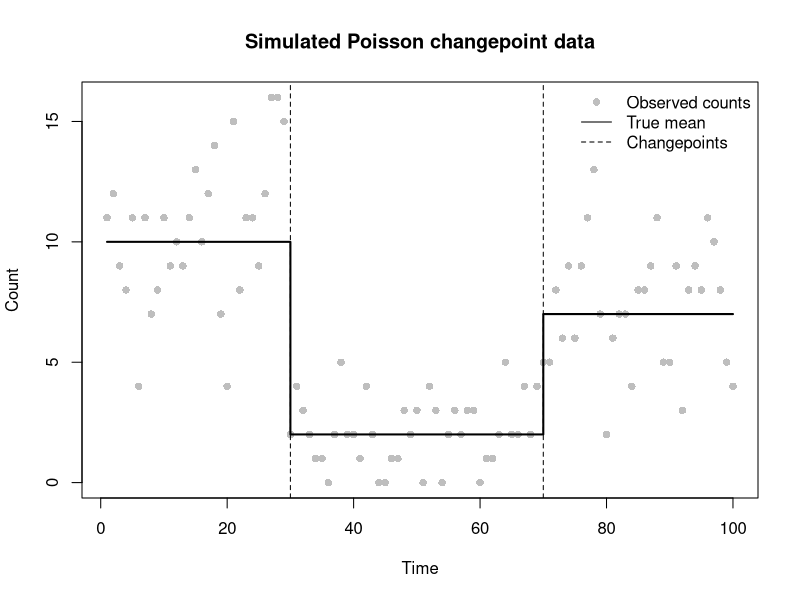
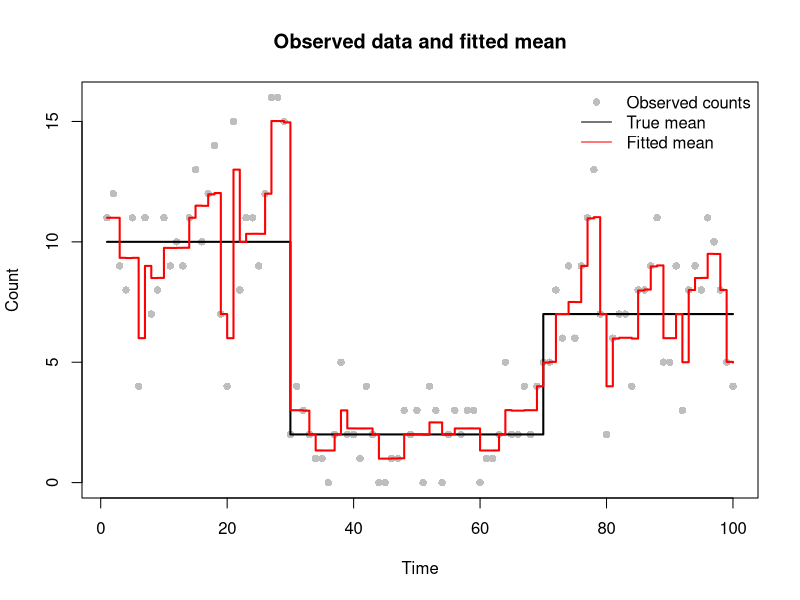
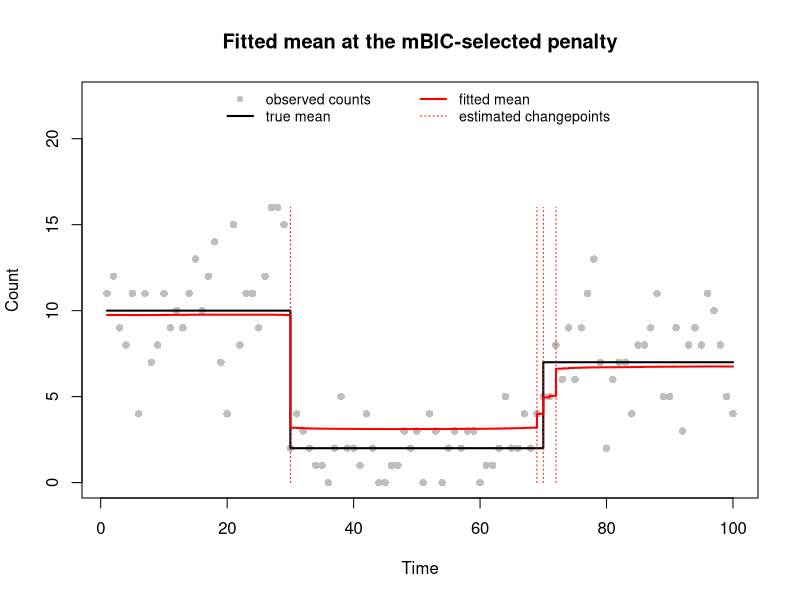

The R script that drew these images, in order:
# Aishah ALmubarak   S2957708
# Yizhen Ge          S3027690
# Ziyi Wang          S2945970

# Team Member Contributions
# Ziyi Wang        Q1-3
# Aishah ALmubarak Q4-5
# Yizhen Ge        Q6-7


## Purpose of this script:
# estimate changepoints in poisson count data using a smoothed lasso
# penalty. the mean count is modelled as a baseline plus a change at
# each time step, on the log scale; the penalty shrinks most changes
# to (near) zero so that only genuine changepoints remain.

# What the script does:
# 1. simulate 100 poisson counts with two known changepoints
# 2. define the penalised objective, its gradient and hessian, and
#    check the derivatives by finite differencing
# 3. fit the model by bfgs at lambda = 1 and compare with the truth
# 4. choose lambda by minimising the modified bic over a grid, using
#    the effective degrees of freedom to count changepoints
# 5. refit at the best lambda, estimate the number of changepoints
#    and locate them at the largest changes, and plot the fit
# 6. assess uncertainty by parametric bootstrap: resimulate from the
#    fitted mean, refit B = 200 times, and bias-correct the mean and
#    its 95% confidence bands
# 7. produce a final plot of the data, true mean, fitted mean, the
#    bias-corrected mean and its 95% confidence limits

#STEP 1
#simulate 100 independent poisson counts with two known changepoints
#the mean changes from 10 to 2 at time 30 and from 2 to 7 at time 70
#the simulated counts are used to test the estimation method

set.seed(12345)
n <- 100
time <- 1:n
tau_true <- c(1, 30, 70, n+1)
m_true <- length(tau_true)-2
theta_true <- c(10, 2, 7)

#assign a constant poisson mean to each segment
mu_true <- numeric(n)
for(i in seq_along(theta_true)){
  mu_true[tau_true[i]:(tau_true[i+1]-1)] <- theta_true[i]
}

#generate random counts using the true mean function
y <- rpois(n, lambda=mu_true)

#show the simulated counts, true means and changepoint positions
plot(time, y, pch=16, col="grey",
     xlab="Time", ylab="Count",
     main="Simulated Poisson changepoint data")
lines(time, mu_true, col="black", lwd=2, type="s")
abline(v=tau_true[-c(1,length(tau_true))], lty="dashed")

legend("topright",
       legend=c("Observed counts", "True mean", "Changepoints"),
       col=c("grey", "black", "black"),
       pch=c(16, NA, NA),
       lty=c(NA, 1, 2),
       bty="n")


#STEP 2
#calculate the smoothed lasso-penalised negative log-likelihood

#beta contains the initial log mean and subsequent changes in log mean
#beta[1] is the initial log mean, and beta[k] is the change at time k
#zero changes indicate that the mean remains constant

#y contains the observed poisson counts

#lambda controls the penalty strength and eps controls smoothing

#return a single objective value to be minimised

poission_lasso_objective <- function(beta, y, lambda=1, eps=1e-6){
  
  #recover positive poisson means from cumulative log changes
  eta <- cumsum(beta)
  mu <- exp(eta)
  
  #measure how well the model explains the observed counts
  neg_loglik <- -sum(dpois(y, lambda=mu, log=TRUE))
  
  #penalise changes in log mean, excluding the initial level
  penalty <- lambda*sum(sqrt(beta[-1]^2+eps))
  
  #combine data fit and penalty into one objective value
  objective <- neg_loglik+penalty
  
  return(objective)
}


#calculate the gradient of the penalised objective function
#use the same inputs as the objective function
#return one first derivative for each element of beta

poission_lasso_grad <- function(beta, y, lambda=1, eps=1e-6){
  
  #recover the poisson means from the current parameters
  eta <- cumsum(beta)
  mu <- exp(eta)
  
  #each beta affects its own and all later means
  #sum residuals backwards to obtain the likelihood gradient
  grad_loglik <- rev(cumsum(rev(mu-y)))
  
  #calculate the derivative of the smoothed penalty
  #the initial log mean is not penalised
  grad_penalty <- numeric(length(beta))
  grad_penalty[-1] <- lambda*beta[-1]/sqrt(beta[-1]^2+eps)
  
  #combine the likelihood and penalty gradients
  grad <- grad_loglik+grad_penalty
  
  return(grad)
}


#calculate the hessian of the penalised objective function
#use the same inputs as the objective function
#return a square matrix of second derivatives with respect to beta

poission_lasso_hess <- function(beta, y, lambda=1, eps=1e-6){
  
  #recover the poisson means from the current parameters
  n <- length(beta)
  eta <- cumsum(beta)
  mu <- exp(eta)
  
  #construct a matrix linking changes in log mean to each time point
  #each row includes the initial level and all earlier changes
  X <- matrix(0, n, n)
  X[lower.tri(X, diag=TRUE)] <- 1
  
  #calculate the curvature of the negative log-likelihood
  hess_loglik <- t(X) %*% (mu*X)
  
  #calculate the second derivatives of the smoothed penalty
  #the penalty contributes only to the diagonal
  hess_penalty <- numeric(n)
  hess_penalty[-1] <- lambda*eps/(beta[-1]^2+eps)^(3/2)
  
  #combine both parts into the full hessian matrix
  hess <- hess_loglik+diag(hess_penalty)
  
  return(hess)
}


#check the analytical gradient using finite differences
#change each beta slightly and compare objective values
#the numerical and analytical gradients should be close

beta_test <- c(log(mean(y)), rep(0, n-1))
step <- 1e-5
grad_fd <- numeric(n)

for(i in 1:n){
  beta1 <- beta_test
  beta2 <- beta_test
  
  beta1[i] <- beta1[i]+step
  beta2[i] <- beta2[i]-step
  
  objective1 <- poission_lasso_objective(beta1, y)
  objective2 <- poission_lasso_objective(beta2, y)
  
  grad_fd[i] <- (objective1-objective2)/(2*step)
}


#report the largest difference between the two gradients
max(abs(grad_fd-poission_lasso_grad(beta_test, y)))

#check the analytical hessian using finite differences
#change each beta and measure the change in the gradient
#the numerical and analytical hessians should be close

grad0 <- poission_lasso_grad(beta_test, y)
hess_fd <- matrix(0, n, n)

for(i in 1:n){
  beta1 <- beta_test
  beta2 <- beta_test
  
  beta1[i] <- beta1[i]+step
  beta2[i] <- beta2[i]-step
  
  grad1 <- poission_lasso_grad(beta1, y)
  grad2 <- poission_lasso_grad(beta2, y)
  
  hess_fd[i,] <- (grad1-grad2)/(2*step)
}

#report the largest difference between the two hessians
max(abs(hess_fd-poission_lasso_hess(beta_test, y)))



#STEP 3
#fit the poisson changepoint model using bfgs
#start with a constant mean equal to the observed sample mean
#use lambda=1 as an initial penalty value

beta_init <- c(log(mean(y)), rep(0, n-1))

fit <- optim(
  par=beta_init,
  fn=poission_lasso_objective,
  gr=poission_lasso_grad,
  y=y,
  lambda=1,
  method="BFGS",
  control=list(maxit=10000, reltol=1e-9)
)

#check whether the optimisation converged successfully
#convergence code 0 indicates normal termination
fit$convergence

if(fit$convergence != 0){
  stop("Optimisation did not converge")
}

#recover the fitted mean function from the estimated parameters
beta_hat <- fit$par
mu_hat <- exp(cumsum(beta_hat))

#compare the estimated means with the known true means
#check whether the fitted model captures the main changes in the data
plot(time, y, pch=16, col="grey",
     xlab="Time", ylab="Count",
     main="Observed data and fitted mean")

lines(time, mu_true, col="black", lwd=2, type="s")
lines(time, mu_hat, col="red", lwd=2, type="s")

legend("topright",
       legend=c("Observed counts", "True mean", "Fitted mean"),
       col=c("grey", "black", "red"),
       pch=c(16, NA, NA),
       lty=c(NA, 1, 1),
       bty="n")
# with lambda = 1 the penalty is too weak, so the fitted mean zig-zags
# and suggests changes at many time points. Noticeably, it broadly follows
# the time varying trend in the data: high up to ~30, low from ~30 to ~70, then
# medium, which confirms the model and optimiser are working.

# STEP 4: 
# choosing the penalty lambda by mBIC
# lambda = 1 in step 3 was arbitrary, but lambda sets the price of every
# jump and it decides how many changepoints the model finds. We choose it
# by minimizing mbic = 3*m*log(n) - 2*loglik over a grid of log lambda:
# (-1, 5, by = 0.05).
# Since the smoothed penalty never sets a beta exactly to zero, the number
# of changepoints is measured by edf = trace(H_lambda^{-1} H_0) - 1.

fit_lasso <- function(beta0, y, lambda) {
  # fit the model at one lambda by BFGS, using the analytic gradient.
  # y and lambda are passed on to fn and gr via optim's '...' argument.
  fit <- optim(beta0, poission_lasso_objective, gr=poission_lasso_grad,
               y=y, lambda=lambda, method="BFGS",
               control=list(maxit=10000, reltol=1e-9))
  g <- poission_lasso_grad(fit$par, y, lambda=lambda) # grad at optimum
  H <- poission_lasso_hess(fit$par, y, lambda=lambda) # Hessian at optimum
  # conditions for a minimum: gradient 'close enough' to zero, and
  # Hessian positive definite (tested by whether a Cholesky works)
  R <- try(chol(H), silent=TRUE)
  list(beta=fit$par, conv=fit$convergence, counts=fit$counts,
       grad=max(abs(g))/lambda, # gradient relative to the penalty pull
       pd=!inherits(R, "try-error"), H=H, R=R)
} # fit_lasso

edf_lasso <- function(fit, y) {
  # effective degrees of freedom, trace(H_lambda^{-1} H_0), at a fitted beta.
  # H_lambda^{-1} is formed from its Cholesky factor, as chol2inv(chol(H)).
  H_0 <- poission_lasso_hess(fit$beta, y, lambda=0) # likelihood only
  sum(diag(chol2inv(fit$R) %*% H_0))
} # edf_lasso

log_lambda <- seq(-1, 5, by=0.05)   # grid of log penalty values
lambda <- exp(log_lambda)           # penalty values
n_lambdas <- length(lambda)

# one row of results per penalty value
grid_res <- data.frame(log_lambda=log_lambda, lambda=lambda, conv=NA,
                       grad=NA, pd=NA, edf=NA, m_changes=NA, loglik=NA,
                       mbic=NA)
beta_store <- matrix(NA, n_lambdas, n) # fitted beta for each lambda

beta_start <- c(log(mean(y)), rep(0, n-1)) # constant mean to start

for (j in 1:n_lambdas) { # loop over penalty values
  # (a) fit, warm starting from the previous lambda's solution
  fit_j <- fit_lasso(beta_start, y, lambda[j])
  beta_store[j, ] <- beta_start <- fit_j$beta
  grid_res$conv[j] <- fit_j$conv   # 0 means optim reports convergence
  grid_res$grad[j] <- fit_j$grad   # should be close to zero
  grid_res$pd[j] <- fit_j$pd       # TRUE if genuine minimum
  
  # (b) effective degrees of freedom
  grid_res$edf[j] <- edf_lasso(fit_j, y)
  
  # (c) unpenalised log likelihood (on the log scale), m and mbic
  mu_j <- exp(cumsum(fit_j$beta))
  grid_res$loglik[j] <- sum(dpois(y, mu_j, log=TRUE))
  grid_res$m_changes[j] <- grid_res$edf[j] - 1 # remove baseline beta[1]
  grid_res$mbic[j] <- 3*grid_res$m_changes[j]*log(n) -
    2*grid_res$loglik[j]
} # end of loop over penalty values

# verify convergence over the whole grid
all(grid_res$conv == 0) # optim's convergence code
max(grid_res$grad)      # largest relative gradient at an optimum
all(grid_res$pd)        # every Hessian positive definite

best <- which.min(grid_res$mbic) # penalty minimising mbic
lambda_best <- lambda[best]
# summary of the selected penalty: lambda, convergence, edf, m and mbic
round(grid_res[best, ], 3)

# mbic either side of the minimum, to see how well defined it is
round(grid_res[(best-3):(best+3), c("log_lambda","m_changes","mbic")], 2)

# best is the global minimiser over the grid, the rows either side
# of it confirm it is a clear minimum and not a flat region


# STEP 5:
# fit model and changepoint locations
# refit at the penalty chosen by mBIC, estimate the number of changepoints
# as the floor of the effective number, and place them at the largest
# estimated jumps |beta_k|, k >= 2.

# refit at lambda_best, starting from the solution stored in step 4
fit_best <- fit_lasso(beta_store[best, ], y, lambda_best)
# verify the values:
# conv should be 0, grad close to 0, pd =1 positive Hessian
c(conv=fit_best$conv, grad=fit_best$grad, pd=fit_best$pd) 

beta_best <- fit_best$beta
mu_best <- exp(cumsum(beta_best)) # fitted mean function

# effective and estimated number of changepoints
m_tilde <- edf_lasso(fit_best, y) - 1 # -1 to exclude beta 1
m_hat <- floor(m_tilde)
c(m_tilde=m_tilde, m_hat=m_hat)

# rank the jumps by size, excluding the baseline beta[1]; adding 1
# converts positions in beta[-1] back to time points
jump_order <- order(abs(beta_best[-1]), decreasing=TRUE) + 1
tau_hat <- sort(jump_order[1:m_hat])

# estimated changepoint locations:
tau_hat

# size of each detected jump and the factor it multiplies the mean by
round(data.frame(time=tau_hat, beta=beta_best[tau_hat],
                 factor=exp(beta_best[tau_hat])), 3)

# true and fitted level within each true segment
seg <- cut(time, breaks=tau_true, right=FALSE)
round(cbind(true=theta_true, fitted=tapply(mu_best, seg, mean)), 2)

# plot the data, true mean and fitted mean, with the detected 
# changepoints
plot(time, y, pch=16, col="grey", xlab="Time", ylab="Count",
     ylim=c(0, 1.4*max(y)), main="Fitted mean at the mBIC-selected penalty")
lines(time, mu_true, type="s", lwd=2)
lines(time, mu_best, type="s", lwd=2, col="red")
segments(tau_hat, 0, tau_hat, max(y), lty="dotted", col="red")
legend("top", ncol=2, bty="n", cex=0.85,
       legend=c("observed counts", "true mean", "fitted mean",
                "estimated changepoints"),
       pch=c(16, NA, NA, NA), lty=c(NA, "solid", "solid", "dotted"),
       lwd=c(NA, 2, 2, 1), col=c("grey", "black", "red", "red"))

# we notice from the plot:
# the drop at time 30 is detected cleanly, as one large change that
# multiplies the mean by about 0.32. the rise near time 70 is detected
# also, but split across times 69, 70 and 72 instead of one jump. this is
# because the counts there rise gradually, and the lasso penalty charges
# for the total size of the changes, so several small steps cost about
# the same as one big step. as a result m_hat = 4 overestimates the true
# m = 2, although every detected time lies at or next to a real change.
# the fitted levels (9.79, 3.10, 6.64) are also pulled towards the
# overall mean compared with the truth (10, 2, 7), because the penalty
# is shrinking every change towards zero.
